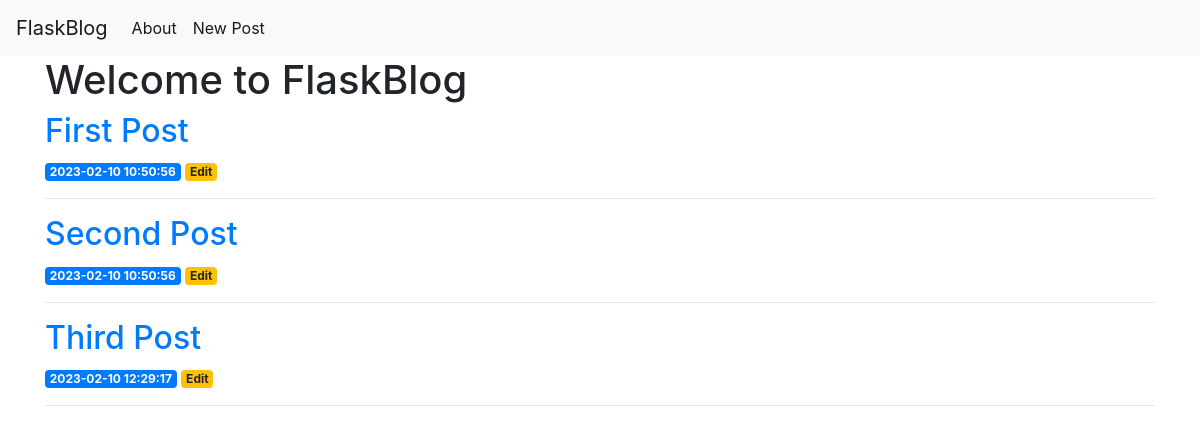
The page / on the database its author committed.
### tables this page shows
CREATE TABLE posts (
    id INTEGER PRIMARY KEY AUTOINCREMENT,
    created TIMESTAMP NOT NULL DEFAULT CURRENT_TIMESTAMP,
    title TEXT NOT NULL,
    content TEXT NOT NULL
);

### app.py (the view)
@app.route('/')
def index():
    conn = get_db_connection()
    posts = conn.execute('SELECT * FROM posts').fetchall()
    conn.close()
    return render_template('index.html', posts=posts)

### app.py (called while the page is built)
def get_db_connection():
    conn = sqlite3.connect('database.db')
    conn.row_factory = sqlite3.Row
    return conn

### templates/index.html
{% extends 'base.html' %}
{% block content %}
    <h1>{% block title %} Welcome to FlaskBlog {% endblock %}</h1>
    {% for post in posts %}
       <a href={{ url_for('post', post_id=post['id']) }}>
            <h2>{{ post['title'] }}</h2>
       </a>
       <span class="badge badge-primary">{{ post['created'] }} </span>
        <a href={{ url_for('edit', id=post['id']) }}>
            <span class="badge badge-warning">Edit</span>
        </a>
       <hr>
    {% endfor%}
{% endblock %}

### rows shown on the page
posts: title "First Post", created "2023-02-10 10:50:56"
posts: title "Second Post", created "2023-02-10 10:50:56"
posts: title "Third Post", created "2023-02-10 12:29:17"
